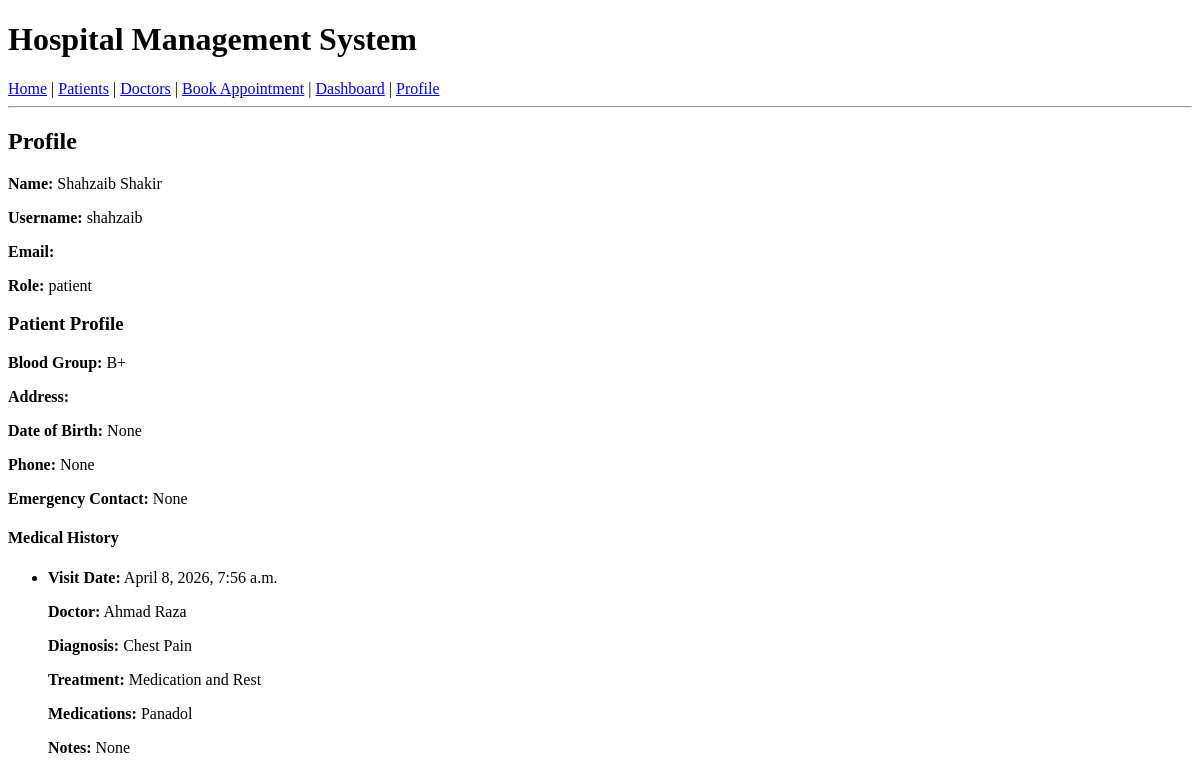
Page /profile/ (signed in) on the earlier database version.
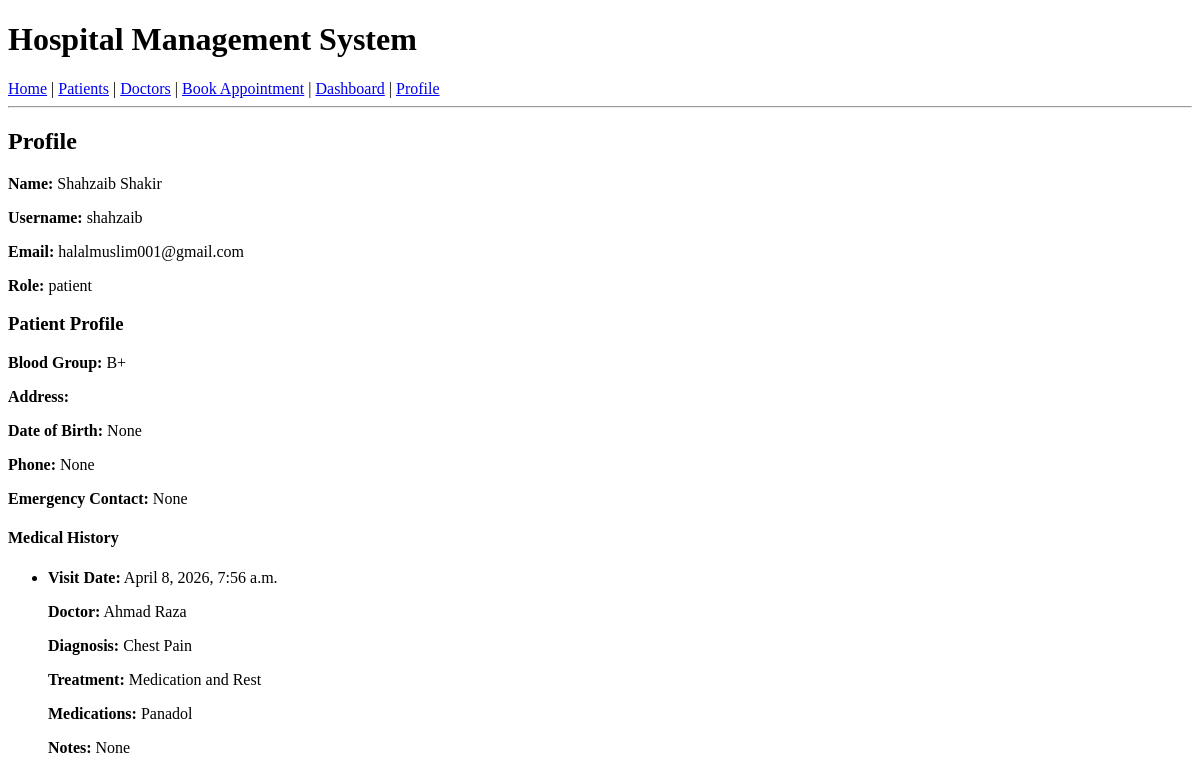
Same page on the later database version.
### accounts/models.py (models this page shows, shortened)
class User(AbstractUser):
    role_choices = [
        ('patient', 'Patient'),
        ('doctor', 'Doctor'),
        ('receptionist', 'Receptionist'),
        ('admin', 'Admin'),
    ]
    name = models.CharField(max_length=255)
    role = models.CharField(choices=role_choices, max_length=20, default='patient')

### hospitalmanagementsystem/views.py (the view)
# urls.py: path('profile/',profile,name='profile'),
@login_required
def profile(request):
    role = getattr(request.user, 'role', None)
    patient_profile = None
    doctor_profile = None
    if role == 'patient':
        patient_profile = PatientProfile.objects.filter(user=request.user).first()
    elif role == 'doctor':
        doctor_profile = DoctorProfile.objects.filter(user=request.user).first()
    return render(request, 'profile.html', {
        'patient_profile': patient_profile,
        'doctor_profile': doctor_profile,
    })

### templates/profile.html (shortened to what this page needs)
{% extends 'base.html' %}
{% block content %}
<h2>Profile</h2>
<p><strong>Name:</strong> {{ request.user.name }}</p>
<p><strong>Username:</strong> {{ request.user.username }}</p>
<p><strong>Email:</strong> {{ request.user.email }}</p>
<p><strong>Role:</strong> {{ request.user.role }}</p>
{% if patient_profile %}
  <h3>Patient Profile</h3>
  <p><strong>Blood Group:</strong> {{ patient_profile.blood_group }}</p>
  <p><strong>Address:</strong> {{ patient_profile.Address }}</p>
  <p><strong>Date of Birth:</strong> {{ patient_profile.date_of_birth }}</p>
  <p><strong>Phone:</strong> {{ patient_profile.phone }}</p>
  <p><strong>Emergency Contact:</strong> {{ patient_profile.emergency_contact }}</p>
  <h4>Medical History</h4>
  <ul>
    {% for history in patient_profile.medical_histories.all %}
      <li>
        <p><strong>Visit Date:</strong> {{ history.visit_date }}</p>
        <p><strong>Doctor:</strong> {{ history.doctor.name }}</p>
        <p><strong>Diagnosis:</strong> {{ history.diagnosis }}</p>
        <p><strong>Treatment:</strong> {{ history.treatment }}</p>
        <p><strong>Medications:</strong> {{ history.prescribed_medications }}</p>
        <p><strong>Notes:</strong> {{ history.notes }}</p>
      </li>
    {% empty %}
      <li>No medical history available.</li>
    {% endfor %}
  </ul>
{% endif %}
{% endblock %}

Differences in the rows shown:
changed User "Shahzaib Shakir": user.email (not shown) → "halalmuslim001@gmail.com"
